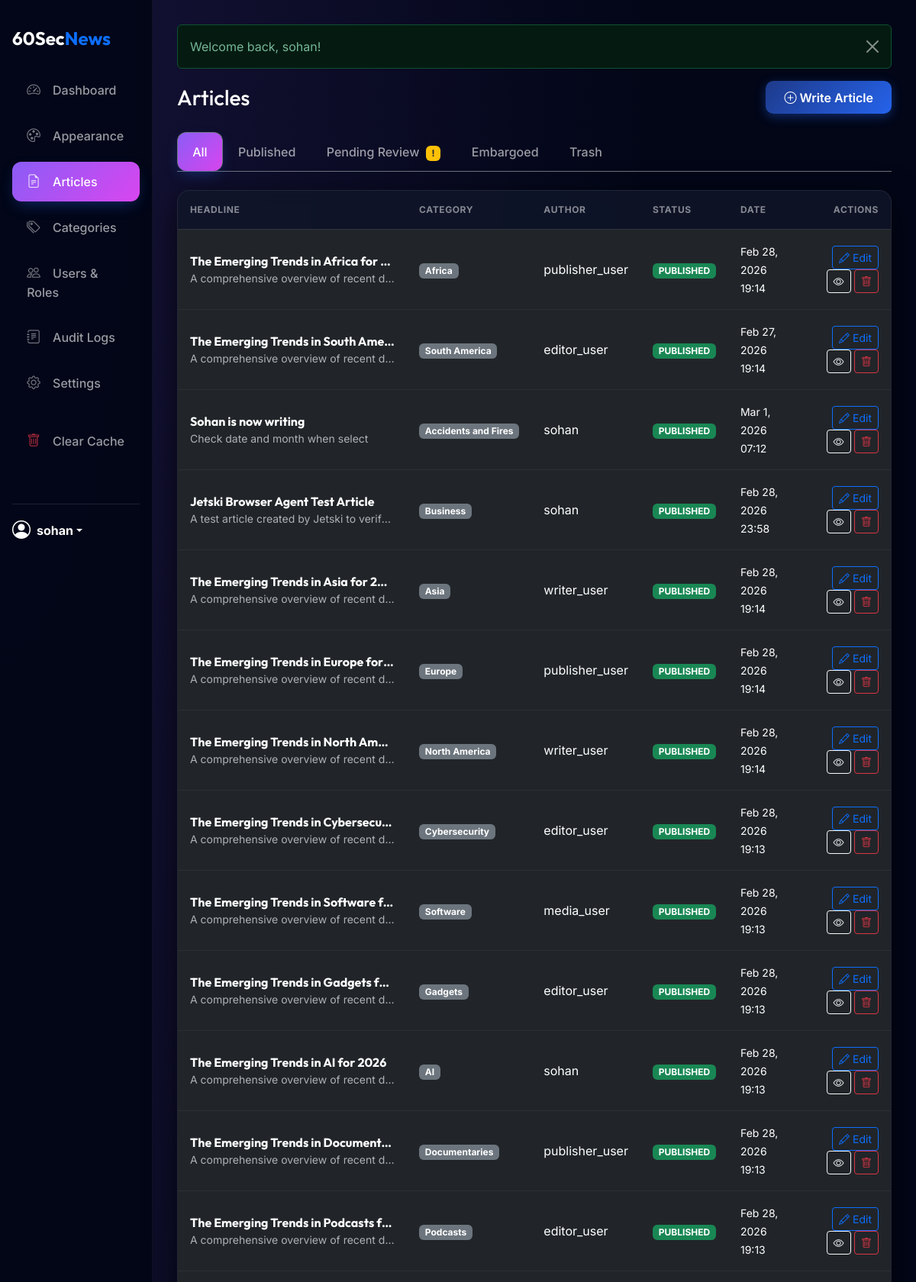
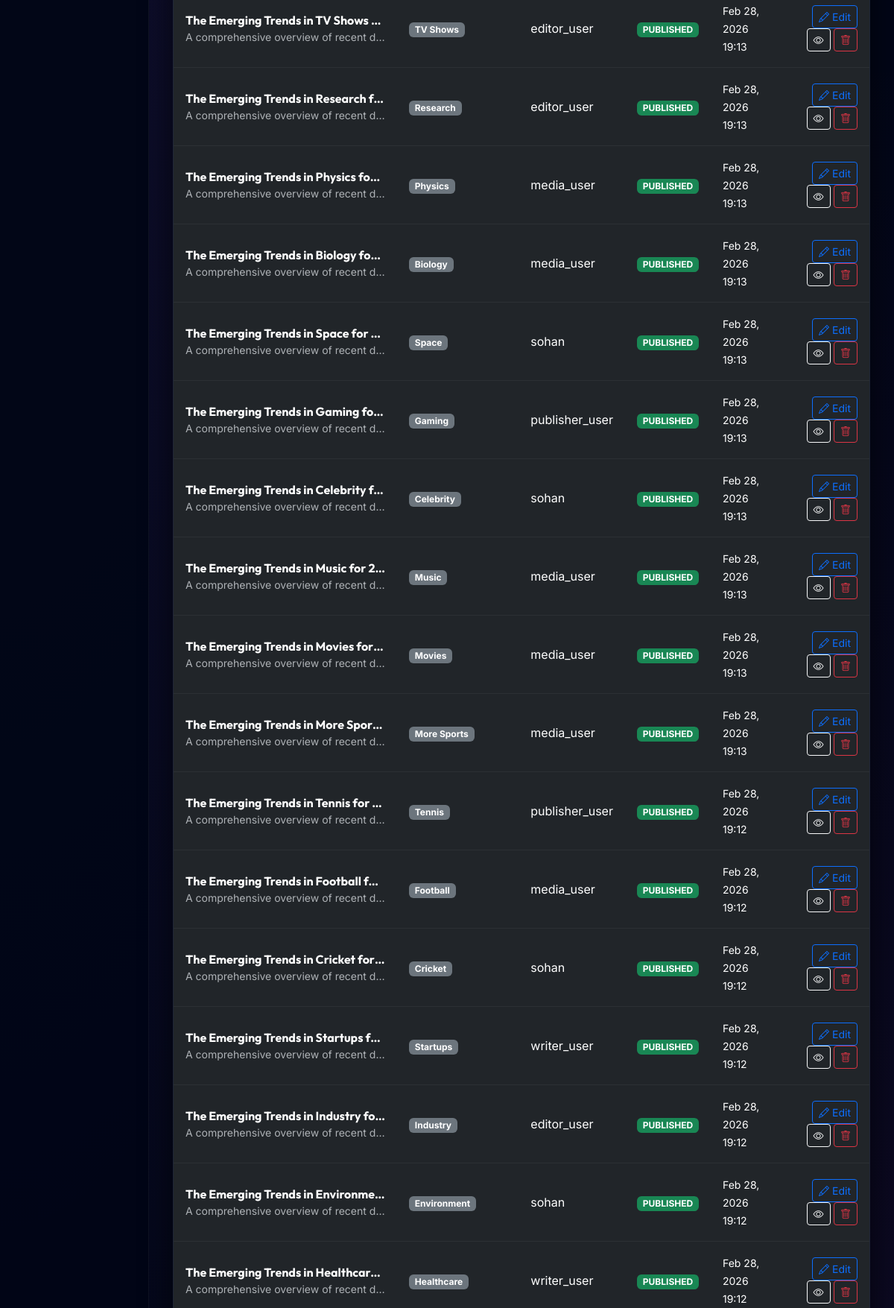
The page /public/admin/articles.php (signed in, upper part) on the database its author committed (2 pictures, top to bottom).
### tables this page shows
CREATE TABLE `articles` (
  `id` int(11) NOT NULL,
  `title` varchar(255) NOT NULL,
  `slug` varchar(255) NOT NULL,
  `summary` text NOT NULL,
  `content` text NOT NULL,
  `author_id` int(11) NOT NULL,
  `category_id` int(11) NOT NULL,
  `featured_image_id` int(11) DEFAULT NULL,
  `status` enum('draft','pending','published','embargoed','trashed') DEFAULT 'draft',
  `is_breaking` tinyint(1) DEFAULT 0,
  `is_pinned` tinyint(1) DEFAULT 0,
  `fact_checked` tinyint(1) DEFAULT 0,
  `publish_at` timestamp NULL DEFAULT NULL,
  `created_at` timestamp NOT NULL DEFAULT current_timestamp(),
  `updated_at` timestamp NOT NULL DEFAULT current_timestamp() ON UPDATE current_timestamp()
);

CREATE TABLE `categories` (
  `id` int(11) NOT NULL,
  `parent_id` int(11) DEFAULT NULL,
  `name` varchar(100) NOT NULL,
  `slug` varchar(100) NOT NULL,
  `created_at` timestamp NOT NULL DEFAULT current_timestamp()
);

CREATE TABLE `users` (
  `id` int(11) NOT NULL,
  `username` varchar(50) NOT NULL,
  `email` varchar(100) NOT NULL,
  `password_hash` varchar(255) NOT NULL,
  `role_id` int(11) NOT NULL,
  `created_at` timestamp NOT NULL DEFAULT current_timestamp(),
  `last_login` timestamp NULL DEFAULT NULL,
  `login_attempts` int(11) DEFAULT 0,
  `lockout_time` timestamp NULL DEFAULT NULL,
  `status` enum('active','inactive','banned') DEFAULT 'active'
);

### app/rbac.php (called while the page is built, shortened)
<?php
function is_logged_in()
{
    return isset($_SESSION['user_id']) && isset($_SESSION['role_id']);
}
function has_permission($permission)
{
    $role_id = $_SESSION['role_id'] ?? 0;
    if ($role_id == 1) {
        return true;
    }
    $db = DB::getInstance()->getConnection();
    $stmt = $db->prepare("
        SELECT 1
        FROM role_permissions
        WHERE role_id = ? AND permission_string = ?
    ");
    $stmt->execute([$role_id, $permission]);
    return $stmt->fetchColumn() !== false;
}

### public/admin/articles.php (the view, shortened to what this page needs)
<?php
require_once __DIR__ . '/../../app/helpers.php';
require_once __DIR__ . '/../../app/rbac.php';
require_once __DIR__ . '/layout/header.php';
$status_filter = $_GET['status'] ?? 'all';
$can_edit_all = has_permission('edit_any_article');
$sql = "SELECT a.*, u.username as author_name, c.name as category_name
        FROM articles a
        JOIN users u ON a.author_id = u.id
        JOIN categories c ON a.category_id = c.id";
$params = [];
$sql .= " ORDER BY a.updated_at DESC";
$stmt = $db->prepare($sql);
$stmt->execute($params);
$articles = $stmt->fetchAll();
?>
<div class="d-flex justify-content-between align-items-center mb-4">
    <h1 class="h3 mb-0 text-white">Articles</h1>
    <?php if (has_permission('create_article')): ?>
        <a href="article_edit.php" class="btn btn-primary"><i class="bi bi-plus-circle"></i> Write Article</a>
    <?php endif; ?>
</div>
<ul class="nav nav-tabs border-secondary mb-4">
    <li class="nav-item">
        <a class="nav-link <?= $status_filter === 'all' ? 'active bg-dark text-white border-secondary border-bottom-0' : 'text-muted' ?>"
            href="?status=all">All</a>
    </li>
    <li class="nav-item">
        <a class="nav-link <?= $status_filter === 'published' ? 'active bg-dark text-white border-secondary border-bottom-0' : 'text-muted' ?>"
            href="?status=published">Published</a>
    </li>
    <li class="nav-item">
        <a class="nav-link <?= $status_filter === 'pending' ? 'active bg-dark text-white border-secondary border-bottom-0' : 'text-muted' ?>"
            href="?status=pending">Pending Review <span class="badge bg-warning text-dark ms-1">!</span></a>
    </li>
    <li class="nav-item">
        <a class="nav-link <?= $status_filter === 'embargoed' ? 'active bg-dark text-white border-secondary border-bottom-0' : 'text-muted' ?>"
            href="?status=embargoed">Embargoed</a>
    </li>
    <li class="nav-item">
        <a class="nav-link <?= $status_filter === 'trashed' ? 'active bg-dark text-white border-secondary border-bottom-0' : 'text-muted' ?>"
            href="?status=trashed">Trash</a>
    </li>
</ul>
<div class="card">
    <div class="card-body p-0">
        <div class="table-responsive">
            <table class="table table-dark table-hover mb-0">
                <thead>
                    <tr>
                        <th>Headline</th>
                        <th>Category</th>
                        <th>Author</th>
                        <th>Status</th>
                        <th>Date</th>
                        <th class="text-end">Actions</th>
                    </tr>
                </thead>
                <tbody>
                    <?php foreach ($articles as $article): ?>
                        <tr>
                            <td style="max-width: 300px;">
                                <div class="text-truncate fw-bold <?= $article['is_breaking'] ? 'text-danger' : '' ?>">
                                    <?= e($article['title']) ?>
                                </div>
                                <small class="text-muted d-block text-truncate">
                                    <?= e($article['summary']) ?>
                                </small>
                            </td>
                            <td><span class="badge bg-secondary">
                                    <?= e($article['category_name']) ?>
                                </span></td>
                            <td>
                                <?= e($article['author_name']) ?>
                            </td>
                            <td>
                                <?php
                                $badges = [
                                    'pending' => 'bg-warning text-dark',
                                    'published' => 'bg-success',
                                    'embargoed' => 'bg-info text-dark',
                                    'trashed' => 'bg-danger'
                                ];
                                $badge_class = $badges[$article['status']] ?? 'bg-secondary';
                                ?>
                                <span class="badge <?= $badge_class ?> text-uppercase">
                                    <?= $article['status'] ?>
                                </span>
                            </td>
                            <td>
                                <small>
                                    <?= $article['status'] === 'published' && $article['publish_at'] ? date('M j, Y H:i', strtotime($article['publish_at'])) : date('M j', strtotime($article['updated_at'])) ?>
                                </small>
                            </td>
                            <td class="text-end">
                                <?php if ($can_edit_all || $article['author_id'] == $_SESSION['user_id']): ?>
                                    <a href="article_edit.php?id=<?= $article['id'] ?>"
                                        class="btn btn-sm btn-outline-primary"><i class="bi bi-pencil"></i> Edit</a>
                                <?php endif; ?>
                                <?php if ($article['status'] === 'published'): ?>
                                    <a href="<?= BASE_URL ?>/article.php?slug=<?= e($article['slug']) ?>" target="_blank"
                                        class="btn btn-sm btn-outline-light"><i class="bi bi-eye"></i></a>
                                <?php endif; ?>
                                <?php if (has_permission('delete_article') || $article['author_id'] == $_SESSION['user_id']): ?>
                                    <form method="POST" class="d-inline">
                                        <button type="submit" class="btn btn-sm btn-outline-danger" title="Delete Article"
                                            onclick="return confirm('Are you sure you want to PERMANENTLY delete this article?');">
                                            <i class="bi bi-trash"></i>
                                        </button>
                                    </form>
                                <?php endif; ?>
                            </td>
                        </tr>
                    <?php endforeach; ?>
                </tbody>
            </table>
        </div>
    </div>
</div>
<?php require_once __DIR__ . '/layout/footer.php'; ?>

### public/admin/layout/header.php (style rules this page uses)
:root { --primary-gradient: linear-gradient(135deg, #1e3a8a 0%, #2563eb 100%); --glass-bg: rgba(255, 255, 255, 0.03); --glass-border: rgba(255, 255, 255, 0.08); --sidebar-width: 260px; --radius-premium: 16px; }
body { font-family: 'Inter', sans-serif; background-color: #0c0e14; color: #e2e8f0; min-height: 100vh; }
body.theme-admin-midnight { background-color: #020617; background-image: radial-gradient(at 0% 0%, rgba(139, 92, 246, 0.15) 0px, transparent 50%), radial-gradient(at 100% 100%, rgba(217, 70, 239, 0.1) 0px, transparent 50%); color: #f8fafc; }
body.theme-admin-midnight .card { background: rgba(15, 23, 42, 0.8); border: 1px solid rgba(255, 255, 255, 0.08); box-shadow: 0 10px 40px rgba(0, 0, 0, 0.6); }
body.theme-admin-midnight .nav-link.active { background: linear-gradient(135deg, #8b5cf6 0%, #d946ef 100%) !important; }
h1, h2, h3, h4, .fw-bold, .sidebar-brand { font-family: 'Outfit', sans-serif; }
.nav-link { color: rgba(255, 255, 255, 0.6) !important; padding: 0.8rem 1.2rem !important; border-radius: 12px !important; margin-bottom: 8px; transition: all 0.3s cubic-bezier(0.4, 0, 0.2, 1); font-weight: 500; }
.nav-link.active { background: var(--primary-gradient) !important; color: #fff !important; box-shadow: 0 8px 20px -6px rgba(37, 99, 235, 0.4); }
.card { background: rgba(30, 41, 59, 0.4); backdrop-filter: blur(10px); -webkit-backdrop-filter: blur(10px); border: 1px solid var(--glass-border); border-radius: var(--radius-premium); box-shadow: 0 10px 30px -10px rgba(0, 0, 0, 0.3); overflow: hidden; }
.table { color: #cbd5e1; margin-bottom: 0; }
.table thead th { background: rgba(15, 23, 42, 0.2); border-bottom: 1px solid var(--glass-border); text-transform: uppercase; font-size: 0.75rem; letter-spacing: 0.05em; color: rgba(255, 255, 255, 0.5); padding: 1rem; }
.table td { border-bottom: 1px solid rgba(255, 255, 255, 0.05); padding: 1rem; vertical-align: middle; }
.btn-primary { background: var(--primary-gradient); border: none; box-shadow: 0 4px 14px 0 rgba(37, 99, 235, 0.39); border-radius: 10px; padding: 0.6rem 1.5rem; font-weight: 600; transition: all 0.3s; }

### rows shown on the page
articles: title "The Emerging Trends in Africa for…", summary "A comprehensive overview of recent d…", category.name "Africa", author.username "publisher_user", status "PUBLISHED", publish_at "Feb 28, 2026 19:14"
articles: title "The Emerging Trends in South Ame…", summary "A comprehensive overview of recent d…", category.name "South America", author.username "editor_user", status "PUBLISHED", publish_at "Feb 27, 2026 19:14"
articles: title "Sohan is now writing", summary "Check date and month when select", category.name "Accidents and Fires", author.username "sohan", status "PUBLISHED", publish_at "Mar 1, 2026 07:12"
articles: title "Jetski Browser Agent Test Article", summary "A test article created by Jetski to verif…", category.name "Business", author.username "sohan", status "PUBLISHED", publish_at "Feb 28, 2026 23:58"
articles: title "The Emerging Trends in Asia for 2…", summary "A comprehensive overview of recent d…", category.name "Asia", author.username "writer_user", status "PUBLISHED", publish_at "Feb 28, 2026 19:14"
articles: title "The Emerging Trends in Europe for…", summary "A comprehensive overview of recent d…", category.name "Europe", author.username "publisher_user", status "PUBLISHED", publish_at "Feb 28, 2026 19:14"
articles: title "The Emerging Trends in North Am…", summary "A comprehensive overview of recent d…", category.name "North America", author.username "writer_user", status "PUBLISHED", publish_at "Feb 28, 2026 19:14"
articles: title "The Emerging Trends in Cybersecu…", summary "A comprehensive overview of recent d…", category.name "Cybersecurity", author.username "editor_user", status "PUBLISHED", publish_at "Feb 28, 2026 19:13"
articles: title "The Emerging Trends in Software f…", summary "A comprehensive overview of recent d…", category.name "Software", author.username "media_user", status "PUBLISHED", publish_at "Feb 28, 2026 19:13"
articles: title "The Emerging Trends in Gadgets f…", summary "A comprehensive overview of recent d…", category.name "Gadgets", author.username "editor_user", status "PUBLISHED", publish_at "Feb 28, 2026 19:13"
articles: title "The Emerging Trends in AI for 2026", summary "A comprehensive overview of recent d…", category.name "AI", author.username "sohan", status "PUBLISHED", publish_at "Feb 28, 2026 19:13"
articles: title "The Emerging Trends in Document…", summary "A comprehensive overview of recent d…", category.name "Documentaries", author.username "publisher_user", status "PUBLISHED", publish_at "Feb 28, 2026 19:13"
articles: title "The Emerging Trends in Podcasts f…", summary "A comprehensive overview of recent d…", category.name "Podcasts", author.username "editor_user", status "PUBLISHED", publish_at "Feb 28, 2026 19:13"
articles: title "The Emerging Trends in TV Shows…", summary "A comprehensive overview of recent d…", category.name "TV Shows", author.username "editor_user", status "PUBLISHED", publish_at "Feb 28, 2026 19:13"
articles: title "The Emerging Trends in Research f…", summary "A comprehensive overview of recent d…", category.name "Research", author.username "editor_user", status "PUBLISHED", publish_at "Feb 28, 2026 19:13"
articles: title "The Emerging Trends in Physics fo…", summary "A comprehensive overview of recent d…", category.name "Physics", author.username "media_user", status "PUBLISHED", publish_at "Feb 28, 2026 19:13"
articles: title "The Emerging Trends in Biology fo…", summary "A comprehensive overview of recent d…", category.name "Biology", author.username "media_user", status "PUBLISHED", publish_at "Feb 28, 2026 19:13"
articles: title "The Emerging Trends in Space for…", summary "A comprehensive overview of recent d…", category.name "Space", author.username "sohan", status "PUBLISHED", publish_at "Feb 28, 2026 19:13"
articles: title "The Emerging Trends in Gaming fo…", summary "A comprehensive overview of recent d…", category.name "Gaming", author.username "publisher_user", status "PUBLISHED", publish_at "Feb 28, 2026 19:13"
articles: title "The Emerging Trends in Celebrity f…", summary "A comprehensive overview of recent d…", category.name "Celebrity", author.username "sohan", status "PUBLISHED", publish_at "Feb 28, 2026 19:13"
articles: title "The Emerging Trends in Music for 2…", summary "A comprehensive overview of recent d…", category.name "Music", author.username "media_user", status "PUBLISHED", publish_at "Feb 28, 2026 19:13"
articles: title "The Emerging Trends in Movies for…", summary "A comprehensive overview of recent d…", category.name "Movies", author.username "media_user", status "PUBLISHED", publish_at "Feb 28, 2026 19:13"
articles: title "The Emerging Trends in More Spor…", summary "A comprehensive overview of recent d…", category.name "More Sports", author.username "media_user", status "PUBLISHED", publish_at "Feb 28, 2026 19:13"
articles: title "The Emerging Trends in Tennis for…", summary "A comprehensive overview of recent d…", category.name "Tennis", author.username "publisher_user", status "PUBLISHED", publish_at "Feb 28, 2026 19:12"
articles: title "The Emerging Trends in Football f…", summary "A comprehensive overview of recent d…", category.name "Football", author.username "media_user", status "PUBLISHED", publish_at "Feb 28, 2026 19:12"
articles: title "The Emerging Trends in Cricket for…", summary "A comprehensive overview of recent d…", category.name "Cricket", author.username "sohan", status "PUBLISHED", publish_at "Feb 28, 2026 19:12"
articles: title "The Emerging Trends in Startups f…", summary "A comprehensive overview of recent d…", category.name "Startups", author.username "writer_user", status "PUBLISHED", publish_at "Feb 28, 2026 19:12"
articles: title "The Emerging Trends in Industry fo…", summary "A comprehensive overview of recent d…", category.name "Industry", author.username "editor_user", status "PUBLISHED", publish_at "Feb 28, 2026 19:12"
articles: title "The Emerging Trends in Environme…", summary "A comprehensive overview of recent d…", category.name "Environment", author.username "sohan", status "PUBLISHED", publish_at "Feb 28, 2026 19:12"
articles: title "The Emerging Trends in Healthcar…", summary "A comprehensive overview of recent d…", category.name "Healthcare", author.username "writer_user", status "PUBLISHED", publish_at "Feb 28, 2026 19:12"

### other values the page prints
$_SESSION['username'] "sohan"
$message "Welcome back, sohan!"
